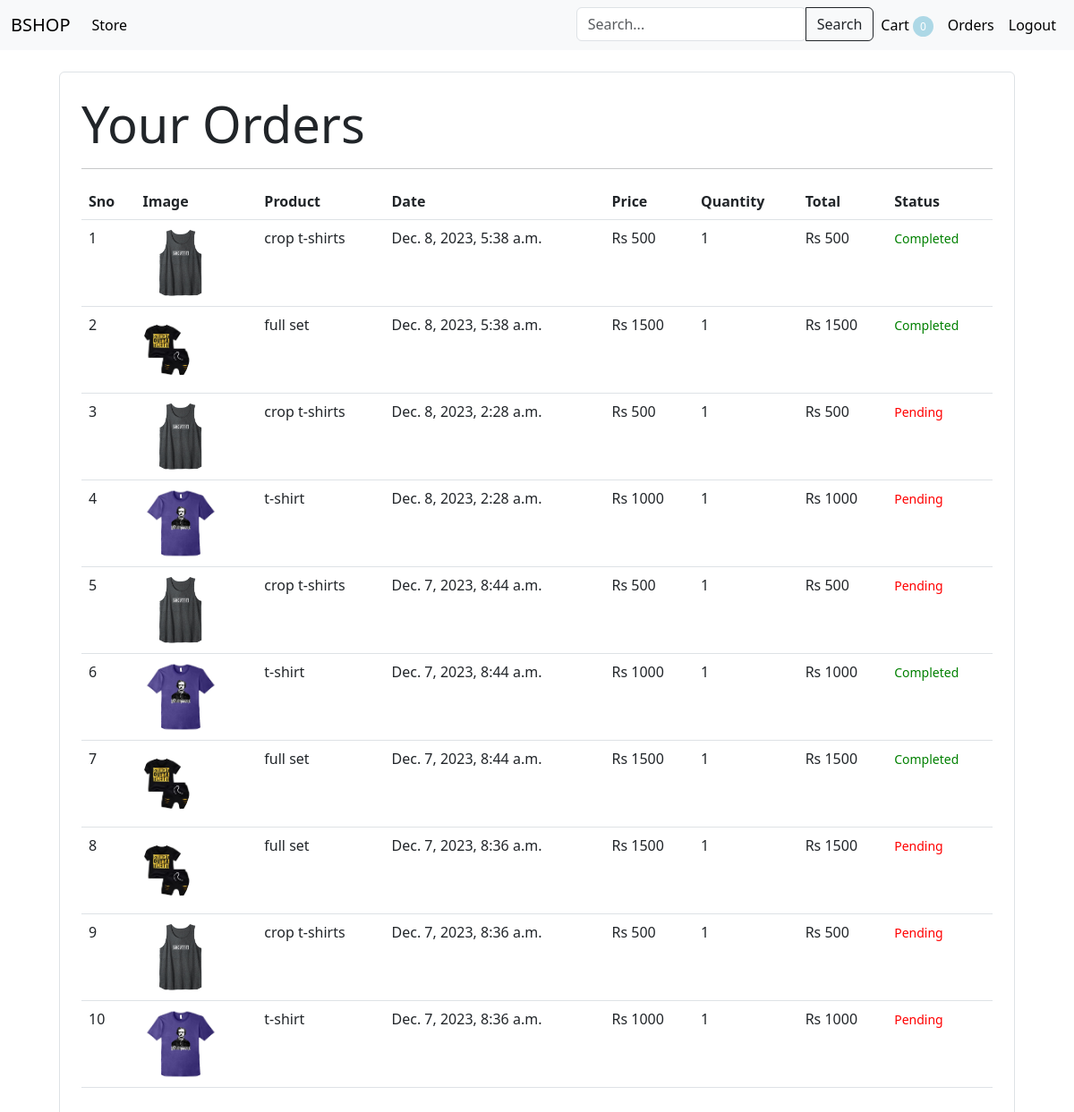
/orders (signed in), run on the app's committed database.
### store/models/orders.py (models this page shows, shortened)
class Order(models.Model):
    product = models.ForeignKey(Product , on_delete=models.CASCADE)
    customer = models.ForeignKey(Customer , on_delete=models.CASCADE)
    quantity = models.IntegerField(default=1)
    price = models.IntegerField()
    address = models.CharField(max_length=50 , default='' , blank=True)
    phone = models.CharField(max_length=50 , default='' , blank=True)
    date = models.DateTimeField(default=datetime.datetime.today)
    status = models.BooleanField(default=False)
    @staticmethod
    def get_orders_by_customer(customer_id):
       return Order\
           .objects\
           .filter(customer = customer_id)\
           .order_by('-date')

### store/models/product.py (models this page shows, shortened)
class Product(models.Model):
    name = models.CharField(max_length=50)
    price = models.IntegerField(default=0)
    category = models.ForeignKey(Category , on_delete=models.CASCADE , default=1)
    description = models.CharField(max_length=200 , default='',null=True , blank=True)
    image = models.ImageField(upload_to='uploads/products/')

### store/middlewares/auth.py (the view)
    def middleware(request):
        print(request.session.get('customer'))
        returnUrl= request.META['PATH_INFO']
        print(request.META['PATH_INFO'])
        if not request.session.get('customer'):
            return redirect(f'login?return_url={returnUrl}')
        response = get_response(request)
        return response

### store/templatetags/custom.py (called while the page is built)
@register.filter(name = 'currency')
def currency(number):
    return "Rs "+str(number)

@register.filter(name = 'multiply')
def multiply(number, number1):
    return number * number1

### store/views/orders.py (called while the page is built)
    def get(self, request):
        customer = request.session.get('customer')
        orders = Order.get_orders_by_customer(customer)
        print(orders)
        return render( request , 'orders.html' , {'orders': orders})

### store/templates/orders.html
{% extends 'base.html' %}
{% block content %}
{% load cart %}
{% load custom %}
<div class="container">
    <div class="border rounded p-4 m-4">
        <p class="display-4 pl-4 ml-4">Your Orders</p>
        <hr>
        <table class="table">
            <thead>
                <tr>
                    <th>Sno</th>
                    <th>Image</th>
                    <th>Product</th>
                    <th>Date</th>
                    <th>Price</th>
                    <th>Quantity</th>
                    <th>Total</th>
                    <th>Status</th>
                </tr>
            </thead>
            <tbody>
                {% for order in orders %}
                <tr>
                    <td >{{forloop.counter}}</td>
                    <td><img style="height: 80px;" class="rounded-circle" src="{{order.product.image.url}}" alt=""></td>
                    <td>{{order.product.name}}</td>
                    <td>{{order.date}}</td>
                    <td>{{order.price|currency}}</td>
                    <td>{{order.quantity}}</td>
                    <td>{{order.quantity|multiply:order.price|currency}}</td>
                    {% if order.status %}
                    <td><small style="color: green;">Completed</small></td>
                    {% else%}
                    <td><small style="color:red">Pending</small></td>
                    {% endif %}
                </tr>
                {% endfor %}
            </tbody>
        </table>
    </div>
</div>
{% endblock %}

### store/templates/base.html (shortened to what this page needs)
<!doctype html>
<html lang="en">
  <head>
    <link href="https://cdn.jsdelivr.net/npm/bootstrap@5.3.0/dist/css/bootstrap.min.css" rel="stylesheet">
  </head>
  <body>
    <nav class="navbar navbar-expand-lg bg-body-tertiary">
      <div class="container-fluid">
        <a class="navbar-brand" href="/">BSHOP</a>
         <div class="collapse navbar-collapse" id="navbarSupportedContent">
          <ul class="navbar-nav me-auto mb-2 mb-lg-0">
            <li class="nav-item">
              <a class="nav-link active" aria-current="page" href="#">Store</a>
            </li>
          </ul>
            <ul class="navbar-nav">
              <li class="nav-item">
                <form action="" method="post">
                  <div class="input-group">
                    <div class="form-outline" data-mdb-input-init>
                      <input type="search" id="form1" class="form-control" placeholder="Search..."/>
                    </div>
                    <button type="button" class="btn btn-outline-dark" data-mdb-ripple-init>
                      Search
                    </button>
                  </div>
                </form>
              <li class="nav-item">
                <a class="nav-link active" aria-current="page" href="/cart">
                  Cart
                      <span class="cart-count" style="background-color: lightblue;color: white;padding: 3px 8px; border-radius: 50%; font-size: 12px;">{{request.session.cart.keys|length}}
                      </span>
                </a>
                {% if request.session.customer %}
                <li class="nav-item">
                  <a class="nav-link active" aria-current="page" href="/orders">Orders</a>
                <li class="nav-item">
                  <a class="nav-link active" aria-current="page" href="/logout">Logout</a>
                </li>
                {% endif %}
            </ul>
        </div>
      </div>
    </nav>
    {% block content %}{% endblock %}
  </body>
</html>

### data on the page
Order: product.image (picture), product.name "crop t-shirts", date "Dec. 8, 2023, 5:38 a.m.", price "Rs 500", quantity "1", quantity|multiply "Rs 500", status "Completed"
Order: product.image (picture), product.name "full set", date "Dec. 8, 2023, 5:38 a.m.", price "Rs 1500", quantity "1", quantity|multiply "Rs 1500", status "Completed"
Order: product.image (picture), product.name "crop t-shirts", date "Dec. 8, 2023, 2:28 a.m.", price "Rs 500", quantity "1", quantity|multiply "Rs 500", status "Pending"
Order: product.image (picture), product.name "t-shirt", date "Dec. 8, 2023, 2:28 a.m.", price "Rs 1000", quantity "1", quantity|multiply "Rs 1000", status "Pending"
Order: product.image (picture), product.name "crop t-shirts", date "Dec. 7, 2023, 8:44 a.m.", price "Rs 500", quantity "1", quantity|multiply "Rs 500", status "Pending"
Order: product.image (picture), product.name "t-shirt", date "Dec. 7, 2023, 8:44 a.m.", price "Rs 1000", quantity "1", quantity|multiply "Rs 1000", status "Completed"
Order: product.image (picture), product.name "full set", date "Dec. 7, 2023, 8:44 a.m.", price "Rs 1500", quantity "1", quantity|multiply "Rs 1500", status "Completed"
Order: product.image (picture), product.name "full set", date "Dec. 7, 2023, 8:36 a.m.", price "Rs 1500", quantity "1", quantity|multiply "Rs 1500", status "Pending"
Order: product.image (picture), product.name "crop t-shirts", date "Dec. 7, 2023, 8:36 a.m.", price "Rs 500", quantity "1", quantity|multiply "Rs 500", status "Pending"
Order: product.image (picture), product.name "t-shirt", date "Dec. 7, 2023, 8:36 a.m.", price "Rs 1000", quantity "1", quantity|multiply "Rs 1000", status "Pending"

### other printed values
{{ request.session.cart.keys|length }} "0"
